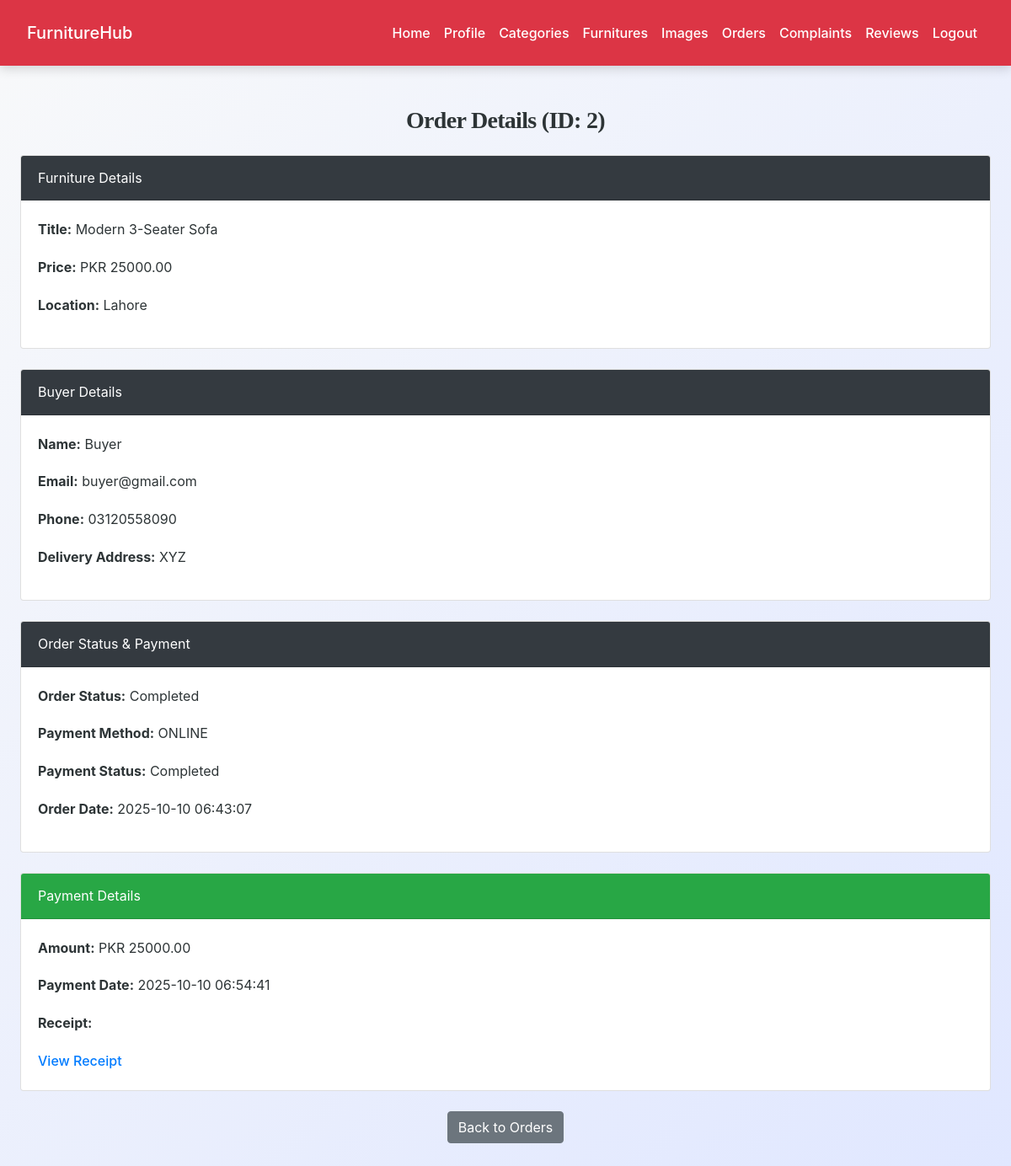
Page /seller/order_details.php?order_id=2 (signed in) on the committed database.
### tables this page shows
CREATE TABLE `orders` (
  `order_id` int(11) NOT NULL,
  `buyer_id` int(11) NOT NULL,
  `furniture_id` int(11) NOT NULL,
  `seller_id` int(11) NOT NULL,
  `order_status` enum('pending','processing','shipped','completed','cancelled') DEFAULT 'pending',
  `order_date` timestamp NOT NULL DEFAULT current_timestamp(),
  `delivery_address` text NOT NULL,
  `payment_method` enum('cod','online') NOT NULL,
  `payment_status` enum('pending','completed') DEFAULT 'pending'
);

CREATE TABLE `furniture` (
  `furniture_id` int(11) NOT NULL,
  `id` int(11) NOT NULL,
  `category_id` int(11) NOT NULL,
  `title` varchar(100) NOT NULL,
  `description` text NOT NULL,
  `price` decimal(10,2) NOT NULL,
  `condition` enum('new','like_new','good','fair','poor') NOT NULL,
  `location` varchar(100) DEFAULT NULL,
  `status` enum('available','sold','blocked') DEFAULT 'available',
  `created_at` timestamp NOT NULL DEFAULT current_timestamp(),
  `updated_at` timestamp NOT NULL DEFAULT current_timestamp() ON UPDATE current_timestamp()
);

CREATE TABLE `users` (
  `id` int(11) NOT NULL,
  `full_name` varchar(100) NOT NULL,
  `email` varchar(100) NOT NULL,
  `password` varchar(255) NOT NULL,
  `phone` varchar(20) DEFAULT NULL,
  `address` text DEFAULT NULL,
  `city` varchar(50) DEFAULT NULL,
  `state` varchar(50) DEFAULT NULL,
  `country` varchar(50) DEFAULT NULL,
  `role` enum('buyer','seller') DEFAULT 'buyer',
  `status` enum('active','blocked','pending') DEFAULT 'active',
  `upload_status` enum('active','blocked') DEFAULT 'active',
  `profile_image` varchar(255) DEFAULT NULL,
  `created_at` timestamp NOT NULL DEFAULT current_timestamp()
);

CREATE TABLE `payments` (
  `payment_id` int(11) NOT NULL,
  `order_id` int(11) NOT NULL,
  `buyer_id` int(11) NOT NULL,
  `amount` decimal(10,2) NOT NULL,
  `receipt` varchar(255) NOT NULL,
  `payment_date` timestamp NOT NULL DEFAULT current_timestamp()
);

### seller/order_details.php (the view, shortened to what this page needs)
<?php
include('config.php');
$seller_id = $_SESSION["id"];
$order_id = intval($_GET['order_id']);
$sql = "
    SELECT
        o.*,
        b.full_name AS buyer_name,
        b.email AS buyer_email,
        b.phone AS buyer_phone,
        f.title AS furniture_title,
        f.price AS furniture_price,
        f.location AS furniture_location
    FROM orders o
    JOIN users b ON o.buyer_id = b.id
    JOIN furniture f ON o.furniture_id = f.furniture_id
    WHERE o.order_id = ? AND o.seller_id = ?
";
$stmt = mysqli_prepare($conn, $sql);
mysqli_stmt_bind_param($stmt, "ii", $order_id, $seller_id);
mysqli_stmt_execute($stmt);
$order_result = mysqli_stmt_get_result($stmt);
$order = mysqli_fetch_assoc($order_result);
$pay_sql = "SELECT * FROM payments WHERE order_id = ?";
$stmt_pay = mysqli_prepare($conn, $pay_sql);
mysqli_stmt_bind_param($stmt_pay, "i", $order_id);
mysqli_stmt_execute($stmt_pay);
$payment_result = mysqli_stmt_get_result($stmt_pay);
$payment = mysqli_fetch_assoc($payment_result);
?>
<!DOCTYPE html>
<html lang="en">
<head>
<link rel="stylesheet" href="https://maxcdn.bootstrapcdn.com/bootstrap/4.5.2/css/bootstrap.min.css">
<link rel="stylesheet" href="../css/style.css">
</head>
<body>
<?php include('navbar.php'); ?>
<div class="container mt-5">
    <h3 class="text-center mb-4">Order Details (ID: <?php echo $order_id; ?>)</h3>
    <div class="card mb-4">
        <div class="card-header bg-dark text-white">Furniture Details</div>
        <div class="card-body">
            <p><strong>Title:</strong> <?php echo htmlspecialchars($order['furniture_title']); ?></p>
            <p><strong>Price:</strong> PKR <?php echo htmlspecialchars($order['furniture_price']); ?></p>
            <p><strong>Location:</strong> <?php echo htmlspecialchars($order['furniture_location']); ?></p>
        </div>
    </div>
    <div class="card mb-4">
        <div class="card-header bg-dark text-white">Buyer Details</div>
        <div class="card-body">
            <p><strong>Name:</strong> <?php echo htmlspecialchars($order['buyer_name']); ?></p>
            <p><strong>Email:</strong> <?php echo htmlspecialchars($order['buyer_email']); ?></p>
            <p><strong>Phone:</strong> <?php echo htmlspecialchars($order['buyer_phone']); ?></p>
            <p><strong>Delivery Address:</strong> <?php echo nl2br(htmlspecialchars($order['delivery_address'])); ?></p>
        </div>
    </div>
    <div class="card mb-4">
        <div class="card-header bg-dark text-white">Order Status & Payment</div>
        <div class="card-body">
            <p><strong>Order Status:</strong> <?php echo ucfirst($order['order_status']); ?></p>
            <p><strong>Payment Method:</strong> <?php echo strtoupper($order['payment_method']); ?></p>
            <p><strong>Payment Status:</strong> <?php echo ucfirst($order['payment_status']); ?></p>
            <p><strong>Order Date:</strong> <?php echo $order['order_date']; ?></p>
        </div>
    </div>
    <?php if ($payment): ?>
        <div class="card mb-4">
            <div class="card-header bg-success text-white">Payment Details</div>
            <div class="card-body">
                <p><strong>Amount:</strong> PKR <?php echo $payment['amount']; ?></p>
                <p><strong>Payment Date:</strong> <?php echo $payment['payment_date']; ?></p>
                <p><strong>Receipt:</strong></p>
                <?php if (!empty($payment['receipt'])): ?>
                    <a href="../uploads/<?php echo htmlspecialchars($payment['receipt']); ?>" target="_blank">View Receipt</a>
                <?php else: ?>
                    No Receipt
                <?php endif; ?>
            </div>
        </div>
    <?php else: ?>
        <div class="alert alert-warning text-center">
            No payment uploaded yet.
        </div>
    <?php endif; ?>
    <div class="text-center">
        <a href="seller_orders.php" class="btn btn-secondary">Back to Orders</a>
    </div>
</div>
</body>
</html>

### css/style.css (style rules this page uses)
:root { --primary: #007bff; --secondary: #6c757d; --success: #28a745; --info: #17a2b8; --warning: #ffc107; --danger: #dc3545; --light: #f8f9fa; --dark: #2d3436; --accent: #ff6f61; --highlight: #6f42c1; --shadow: rgba(0, 0, 0, 0.15); --transition: all 0.3s ease-in-out; }
body { font-family: 'Inter', 'Segoe UI', Tahoma, Geneva, Verdana, sans-serif; background: linear-gradient(135deg, var(--light) 0%, #e0e7ff 100%); color: var(--dark); line-height: 1.8; margin: 0; padding: 0; min-height: 100vh; font-size: 16px; }
h1, h2, h3, h4 { text-align: center; margin: 2.5rem 0; font-family: 'Georgia', 'Times New Roman', serif; color: var(--dark); font-weight: 700; letter-spacing: -0.025em; }
h3 { font-size: 1.75rem; }
.container { max-width: 1200px; margin: 0 auto 3rem; padding: 0 1.5rem; }
a { color: var(--primary); text-decoration: none; font-weight: 500; transition: var(--transition); }

### rows in the picture
orders: furniture.title "Modern 3-Seater Sofa", furniture.price "25000.00", furniture.location "Lahore", buyer.full_name "Buyer", buyer.email "buyer@gmail.com", buyer.phone "03120558090", delivery_address "XYZ", order_status "Completed", payment_method "ONLINE", payment_status "Completed", order_date "2025-10-10 06:43:07"
payments: amount "25000.00", payment_date "2025-10-10 06:54:41"

### other values in the picture
$order_id "2"
